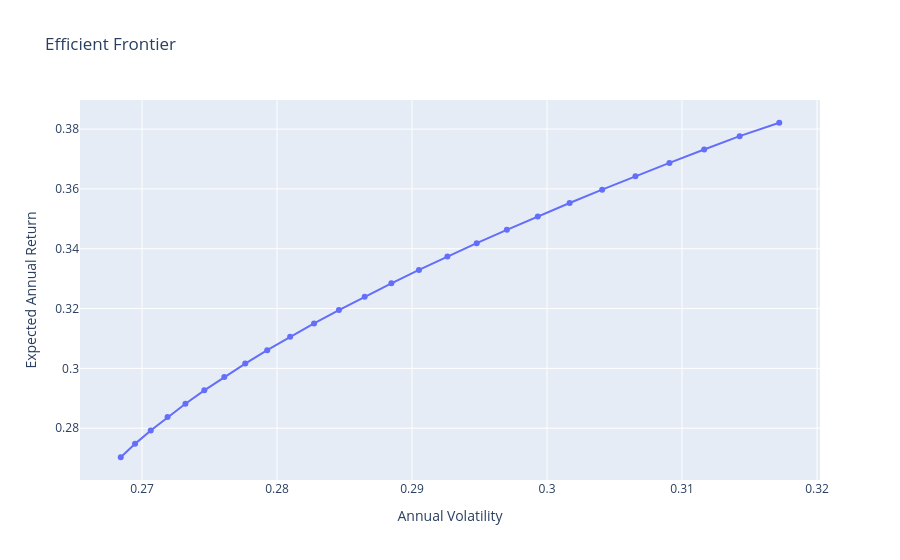

Source (notebook cell):
### Code cell
import plotly.graph_objects as go

fig = go.Figure()

fig.add_trace(
    go.Scatter(
        x=frontier_volatilities,
        y=frontier_returns,
        mode="lines+markers",
        name="Efficient Frontier"
    )
)

fig.update_layout(
    title="Efficient Frontier",
    xaxis_title="Annual Volatility",
    yaxis_title="Expected Annual Return"
)

fig.show()

### Figure 1 — Plotly figure (JSON) as saved in the notebook; plotly's stock layout.template omitted (floating-point values rounded to 4 significant figures)
{"data": [{"mode": "lines+markers", "name": "Efficient Frontier", "type": "scatter", "x": [0.2684, 0.2695, 0.2706, 0.2719, 0.2732, 0.2746, 0.2761, 0.2776, 0.2793, 0.281, 0.2827, 0.2846, 0.2865, 0.2885, 0.2905, 0.2926, 0.2948, 0.297, 0.2993, 0.3017, 0.3041, 0.3065, 0.3091, 0.3116, 0.3143, 0.3172], "y": [0.2703, 0.2748, 0.2792, 0.2837, 0.2882, 0.2927, 0.2971, 0.3016, 0.3061, 0.3106, 0.315, 0.3195, 0.324, 0.3284, 0.3329, 0.3374, 0.3419, 0.3463, 0.3508, 0.3553, 0.3597, 0.3642, 0.3687, 0.3732, 0.3776, 0.3821]}], "layout": {"title": {"text": "Efficient Frontier"}, "xaxis": {"title": {"text": "Annual Volatility"}}, "yaxis": {"title": {"text": "Expected Annual Return"}}}}
